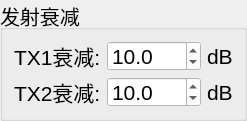
         <widget class="QGroupBox" name="groupBox_21">
          <property name="font">
           <font>
            <pointsize>15</pointsize>
           </font>
          </property>
          <property name="title">
           <string>发射衰减</string>
          </property>
          <layout class="QGridLayout" name="gridLayout_24">
           <item row="0" column="0">
            <widget class="QLabel" name="RF_TX1_channel_label">
             <property name="maximumSize">
              <size>
               <width>100</width>
               <height>30</height>
              </size>
             </property>
             <property name="font">
              <font>
               <pointsize>16</pointsize>
              </font>
             </property>
             <property name="styleSheet">
              <string notr="true"/>
             </property>
             <property name="text">
              <string>TX1衰减:</string>
             </property>
             <property name="textFormat">
              <enum>Qt::PlainText</enum>
             </property>
            </widget>
           </item>
           <item row="0" column="1">
            <widget class="QDoubleSpinBox" name="RF_TX1_channel_obj">
             <property name="maximumSize">
              <size>
               <width>120</width>
               <height>30</height>
              </size>
             </property>
             <property name="font">
              <font>
               <pointsize>16</pointsize>
              </font>
             </property>
             <property name="toolTip">
              <string>&lt;html&gt;&lt;head/&gt;&lt;body&gt;&lt;p&gt;&lt;span style=&quot; font-family:'等线'; font-size:10.5pt;&quot;&gt;depapr_thr&lt;/span&gt;&lt;/p&gt;&lt;/body&gt;&lt;/html&gt;</string>
             </property>
             <property name="styleSheet">
              <string notr="true">background-color: rgb(255, 255, 255);</string>
             </property>
             <property name="specialValueText">
              <string/>
             </property>
             <property name="decimals">
              <number>1</number>
             </property>
             <property name="minimum">
              <double>0.000000000000000</double>
             </property>
             <property name="maximum">
              <double>1000.000000000000000</double>
             </property>
             <property name="singleStep">
              <double>0.500000000000000</double>
             </property>
             <property name="value">
              <double>10.000000000000000</double>
             </property>
            </widget>
           </item>
           <item row="0" column="2">
            <widget class="QLabel" name="RF_TX1_channel_label_2">
             <property name="maximumSize">
              <size>
               <width>100</width>
               <height>30</height>
              </size>
             </property>
             <property name="font">
              <font>
               <pointsize>16</pointsize>
              </font>
             </property>
             <property name="styleSheet">
              <string notr="true"/>
             </property>
             <property name="text">
              <string>dB</string>
             </property>
             <property name="textFormat">
              <enum>Qt::PlainText</enum>
             </property>
            </widget>
           </item>
           <item row="1" column="0">
            <widget class="QLabel" name="RF_TX2_channel_label">
             <property name="maximumSize">
              <size>
               <width>100</width>
               <height>30</height>
              </size>
             </property>
             <property name="font">
              <font>
               <pointsize>16</pointsize>
              </font>
             </property>
             <property name="styleSheet">
              <string notr="true"/>
             </property>
             <property name="text">
              <string>TX2衰减:</string>
             </property>
             <property name="textFormat">
              <enum>Qt::PlainText</enum>
             </property>
            </widget>
           </item>
           <item row="1" column="1">
            <widget class="QDoubleSpinBox" name="RF_TX2_channel_obj">
             <property name="maximumSize">
              <size>
               <width>120</width>
               <height>30</height>
              </size>
             </property>
             <property name="font">
              <font>
               <pointsize>16</pointsize>
              </font>
             </property>
             <property name="toolTip">
              <string>&lt;html&gt;&lt;head/&gt;&lt;body&gt;&lt;p&gt;&lt;span style=&quot; font-family:'等线'; font-size:10.5pt;&quot;&gt;depapr_thr&lt;/span&gt;&lt;/p&gt;&lt;/body&gt;&lt;/html&gt;</string>
             </property>
             <property name="styleSheet">
              <string notr="true">background-color: rgb(255, 255, 255);</string>
             </property>
             <property name="specialValueText">
              <string/>
             </property>
             <property name="decimals">
              <number>1</number>
             </property>
             <property name="minimum">
              <double>0.000000000000000</double>
             </property>
             <property name="maximum">
              <double>1000.000000000000000</double>
             </property>
             <property name="singleStep">
              <double>0.500000000000000</double>
             </property>
             <property name="value">
              <double>10.000000000000000</double>
             </property>
            </widget>
           </item>
           <item row="1" column="2">
            <widget class="QLabel" name="RF_TX2_channel_label_2">
             <property name="maximumSize">
              <size>
               <width>100</width>
               <height>30</height>
              </size>
             </property>
             <property name="font">
              <font>
               <pointsize>16</pointsize>
              </font>
             </property>
             <property name="styleSheet">
              <string notr="true"/>
             </property>
             <property name="text">
              <string>dB</string>
             </property>
             <property name="textFormat">
              <enum>Qt::PlainText</enum>
             </property>
            </widget>
           </item>
          </layout>
         </widget>
